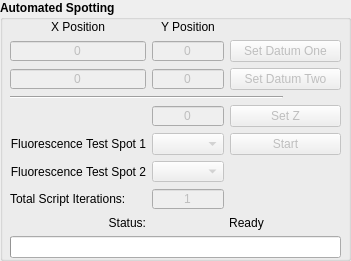
   <widget class="QGroupBox" name="groupBox_4">
    <property name="geometry">
     <rect>
      <x>10</x>
      <y>359</y>
      <width>351</width>
      <height>261</height>
     </rect>
    </property>
    <property name="font">
     <font>
      <weight>75</weight>
      <bold>true</bold>
     </font>
    </property>
    <property name="title">
     <string>Automated Spotting</string>
    </property>
    <widget class="QWidget" name="gridLayoutWidget_4">
     <property name="geometry">
      <rect>
       <x>10</x>
       <y>20</y>
       <width>331</width>
       <height>238</height>
      </rect>
     </property>
     <layout class="QGridLayout" name="gridLayout_4" rowstretch="0,0,0,0,0,0,0,0,0,0">
      <item row="7" column="1">
       <widget class="QSpinBox" name="spin_ScriptLoopCount">
        <property name="enabled">
         <bool>false</bool>
        </property>
        <property name="font">
         <font>
          <weight>50</weight>
          <bold>false</bold>
         </font>
        </property>
        <property name="alignment">
         <set>Qt::AlignCenter</set>
        </property>
        <property name="readOnly">
         <bool>false</bool>
        </property>
        <property name="buttonSymbols">
         <enum>QAbstractSpinBox::NoButtons</enum>
        </property>
        <property name="minimum">
         <number>1</number>
        </property>
        <property name="maximum">
         <number>100000</number>
        </property>
       </widget>
      </item>
      <item row="6" column="1">
       <widget class="QComboBox" name="comboBox_testSpot_2">
        <property name="enabled">
         <bool>false</bool>
        </property>
        <property name="font">
         <font>
          <weight>50</weight>
          <bold>false</bold>
         </font>
        </property>
       </widget>
      </item>
      <item row="7" column="0">
       <widget class="QLabel" name="label_38">
        <property name="font">
         <font>
          <weight>50</weight>
          <bold>false</bold>
         </font>
        </property>
        <property name="text">
         <string>Total Script Iterations:</string>
        </property>
       </widget>
      </item>
      <item row="4" column="2" colspan="2">
       <widget class="QPushButton" name="bttn_SetZ">
        <property name="enabled">
         <bool>false</bool>
        </property>
        <property name="font">
         <font>
          <weight>50</weight>
          <bold>false</bold>
         </font>
        </property>
        <property name="text">
         <string>Set Z</string>
        </property>
       </widget>
      </item>
      <item row="2" column="2" colspan="2">
       <widget class="QPushButton" name="bttn_SetBottomRight">
        <property name="enabled">
         <bool>false</bool>
        </property>
        <property name="font">
         <font>
          <weight>50</weight>
          <bold>false</bold>
         </font>
        </property>
        <property name="text">
         <string>Set Datum Two</string>
        </property>
       </widget>
      </item>
      <item row="1" column="2" colspan="2">
       <widget class="QPushButton" name="bttn_SetTopLeft">
        <property name="enabled">
         <bool>false</bool>
        </property>
        <property name="font">
         <font>
          <weight>50</weight>
          <bold>false</bold>
         </font>
        </property>
        <property name="text">
         <string>Set Datum One</string>
        </property>
       </widget>
      </item>
      <item row="2" column="0">
       <widget class="QSpinBox" name="spin_bottomRightX">
        <property name="enabled">
         <bool>false</bool>
        </property>
        <property name="font">
         <font>
          <weight>50</weight>
          <bold>false</bold>
         </font>
        </property>
        <property name="alignment">
         <set>Qt::AlignCenter</set>
        </property>
        <property name="readOnly">
         <bool>true</bool>
        </property>
        <property name="buttonSymbols">
         <enum>QAbstractSpinBox::NoButtons</enum>
        </property>
        <property name="maximum">
         <number>200000</number>
        </property>
       </widget>
      </item>
      <item row="1" column="0">
       <widget class="QSpinBox" name="spin_topLeftX">
        <property name="enabled">
         <bool>false</bool>
        </property>
        <property name="font">
         <font>
          <weight>50</weight>
          <bold>false</bold>
         </font>
        </property>
        <property name="wrapping">
         <bool>false</bool>
        </property>
        <property name="frame">
         <bool>true</bool>
        </property>
        <property name="alignment">
         <set>Qt::AlignCenter</set>
        </property>
        <property name="readOnly">
         <bool>true</bool>
        </property>
        <property name="buttonSymbols">
         <enum>QAbstractSpinBox::NoButtons</enum>
        </property>
        <property name="maximum">
         <number>200000</number>
        </property>
        <property name="value">
         <number>0</number>
        </property>
       </widget>
      </item>
      <item row="2" column="1">
       <widget class="QSpinBox" name="spin_bottomRightY">
        <property name="enabled">
         <bool>false</bool>
        </property>
        <property name="font">
         <font>
          <weight>50</weight>
          <bold>false</bold>
         </font>
        </property>
        <property name="alignment">
         <set>Qt::AlignCenter</set>
        </property>
        <property name="readOnly">
         <bool>true</bool>
        </property>
        <property name="buttonSymbols">
         <enum>QAbstractSpinBox::NoButtons</enum>
        </property>
        <property name="maximum">
         <number>200000</number>
        </property>
       </widget>
      </item>
      <item row="8" column="1" colspan="3">
       <widget class="QLabel" name="lbl_AutoStatus">
        <property name="font">
         <font>
          <weight>50</weight>
          <bold>false</bold>
         </font>
        </property>
        <property name="text">
         <string>Ready</string>
        </property>
        <property name="alignment">
         <set>Qt::AlignCenter</set>
        </property>
       </widget>
      </item>
      <item row="8" column="0">
       <widget class="QLabel" name="label_34">
        <property name="font">
         <font>
          <weight>50</weight>
          <bold>false</bold>
         </font>
        </property>
        <property name="text">
         <string>Status:</string>
        </property>
        <property name="alignment">
         <set>Qt::AlignRight|Qt::AlignTrailing|Qt::AlignVCenter</set>
        </property>
       </widget>
      </item>
      <item row="0" column="1">
       <widget class="QLabel" name="label_33">
        <property name="font">
         <font>
          <weight>50</weight>
          <bold>false</bold>
         </font>
        </property>
        <property name="text">
         <string>Y Position</string>
        </property>
        <property name="alignment">
         <set>Qt::AlignCenter</set>
        </property>
       </widget>
      </item>
      <item row="5" column="0">
       <widget class="QLabel" name="label_31">
        <property name="font">
         <font>
          <weight>50</weight>
          <bold>false</bold>
         </font>
        </property>
        <property name="text">
         <string>Fluorescence Test Spot 1</string>
        </property>
        <property name="alignment">
         <set>Qt::AlignRight|Qt::AlignTrailing|Qt::AlignVCenter</set>
        </property>
       </widget>
      </item>
      <item row="3" column="0" colspan="3">
       <widget class="Line" name="line">
        <property name="orientation">
         <enum>Qt::Horizontal</enum>
        </property>
       </widget>
      </item>
      <item row="0" column="0">
       <widget class="QLabel" name="label_32">
        <property name="font">
         <font>
          <weight>50</weight>
          <bold>false</bold>
         </font>
        </property>
        <property name="text">
         <string>X Position</string>
        </property>
        <property name="alignment">
         <set>Qt::AlignCenter</set>
        </property>
       </widget>
      </item>
      <item row="5" column="2" colspan="2">
       <widget class="QPushButton" name="bttn_StartSpot">
        <property name="enabled">
         <bool>false</bool>
        </property>
        <property name="font">
         <font>
          <weight>50</weight>
          <bold>false</bold>
         </font>
        </property>
        <property name="text">
         <string>Start</string>
        </property>
       </widget>
      </item>
      <item row="5" column="1">
       <widget class="QComboBox" name="comboBox_testSpot_1">
        <property name="enabled">
         <bool>false</bool>
        </property>
        <property name="font">
         <font>
          <weight>50</weight>
          <bold>false</bold>
         </font>
        </property>
       </widget>
      </item>
      <item row="1" column="1">
       <widget class="QSpinBox" name="spin_topLeftY">
        <property name="enabled">
         <bool>false</bool>
        </property>
        <property name="font">
         <font>
          <weight>50</weight>
          <bold>false</bold>
         </font>
        </property>
        <property name="alignment">
         <set>Qt::AlignCenter</set>
        </property>
        <property name="readOnly">
         <bool>true</bool>
        </property>
        <property name="buttonSymbols">
         <enum>QAbstractSpinBox::NoButtons</enum>
        </property>
        <property name="maximum">
         <number>200000</number>
        </property>
       </widget>
      </item>
      <item row="4" column="1">
       <widget class="QSpinBox" name="spin_Z">
        <property name="enabled">
         <bool>false</bool>
        </property>
        <property name="font">
         <font>
          <weight>50</weight>
          <bold>false</bold>
         </font>
        </property>
        <property name="alignment">
         <set>Qt::AlignCenter</set>
        </property>
        <property name="readOnly">
         <bool>true</bool>
        </property>
        <property name="buttonSymbols">
         <enum>QAbstractSpinBox::NoButtons</enum>
        </property>
        <property name="maximum">
         <number>100000</number>
        </property>
       </widget>
      </item>
      <item row="6" column="0">
       <widget class="QLabel" name="label_35">
        <property name="font">
         <font>
          <weight>50</weight>
          <bold>false</bold>
         </font>
        </property>
        <property name="text">
         <string>Fluorescence Test Spot 2</string>
        </property>
        <property name="alignment">
         <set>Qt::AlignRight|Qt::AlignTrailing|Qt::AlignVCenter</set>
        </property>
       </widget>
      </item>
      <item row="9" column="0" colspan="4">
       <widget class="QProgressBar" name="progressBar">
        <property name="value">
         <number>0</number>
        </property>
        <property name="textVisible">
         <bool>false</bool>
        </property>
       </widget>
      </item>
     </layout>
    </widget>
   </widget>
